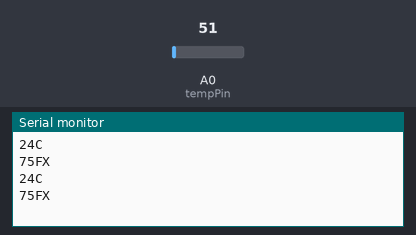
The sketch below on a simulated Arduino Uno, built with avr-gcc and run on an emulated ATmega328P. Shown: the last lines printed to the serial monitor. The test bench sets the inputs (shaded band); at power-on: A0 (tempPin) = 51.

Above: at 1.8 s.
1.9 s: A0 (tempPin) set to 61
At 2.8 s:
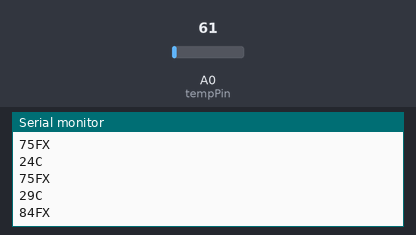
3.4 s: A0 (tempPin) set to 71
At 4.4 s:
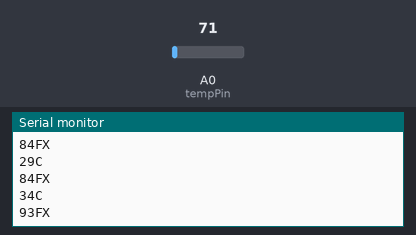
Timing chart, 0 to 6.4 s (numbered marks = the images above; inputs shaded):
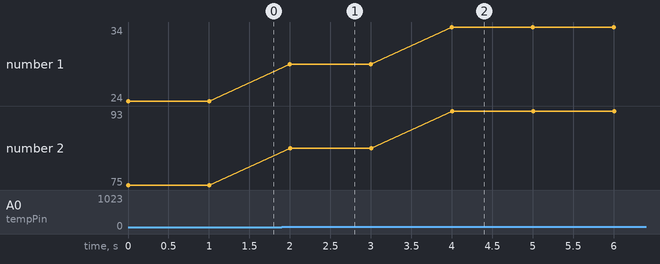

The sketch:

LM35-tempCode.ino
```cpp
int val;
int tempPin = 0;

void setup()
{
  Serial.begin(9600);
}
void loop()
{
  val = analogRead(tempPin);
  float mv = ( val / 1024.0) * 5000;
  int cel = mv / 10;
  int farh = (cel * 9) / 5 + 32;

  //Serial.print("TEMPRATURE = ");
  Serial.print(cel);
  Serial.println("C");
  //Serial.println();
  //delay(1000);

  // uncomment this to get temperature in farenhite
  //Serial.print("TEMPRATURE = ");
  Serial.print(farh);
  Serial.print("FX");
  Serial.println();
  delay(1000);
}
```

Measured:
- after the input at 1.9 s, the serial monitor: prints a new line after 0.10 s (image 1)
- after the input at 3.4 s, the serial monitor: prints a new line after 0.60 s (image 2)
- plotted number 1: 24 → 29 after the input at 1.9 s, 29 → 34 after the input at 3.4 s
- plotted number 2: 75 → 84 after the input at 1.9 s, 84 → 93 after the input at 3.4 s
